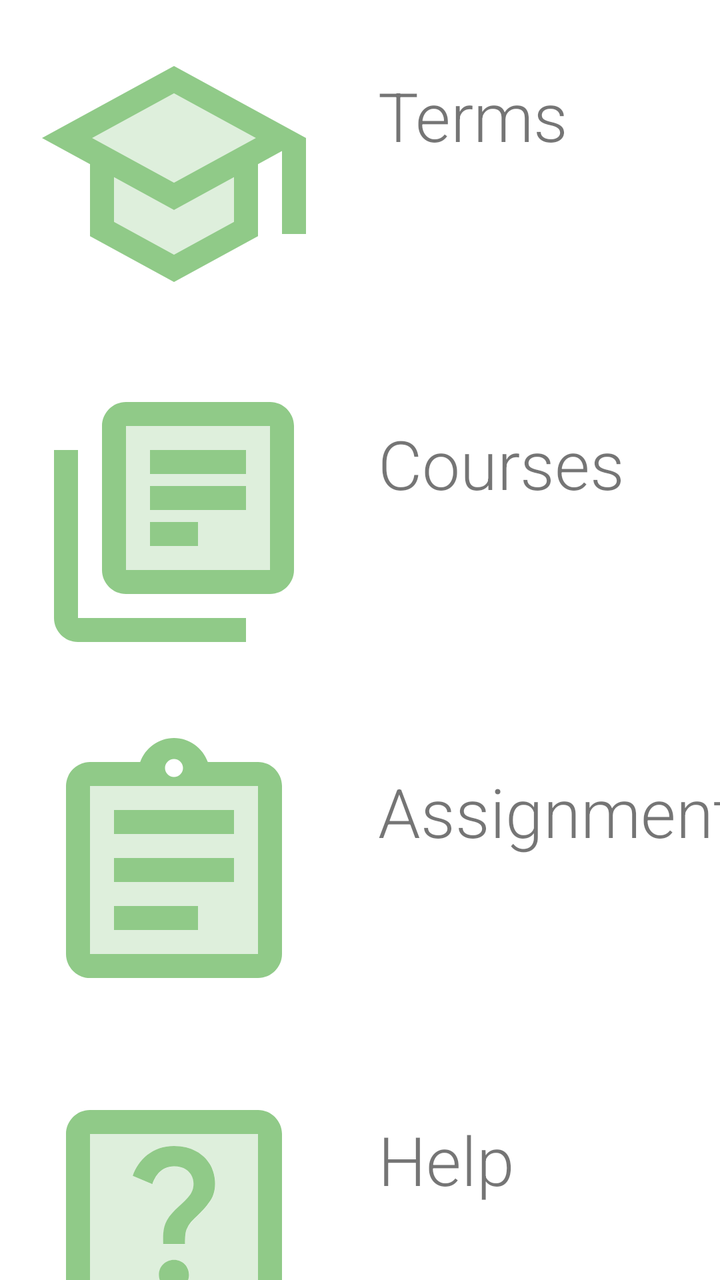
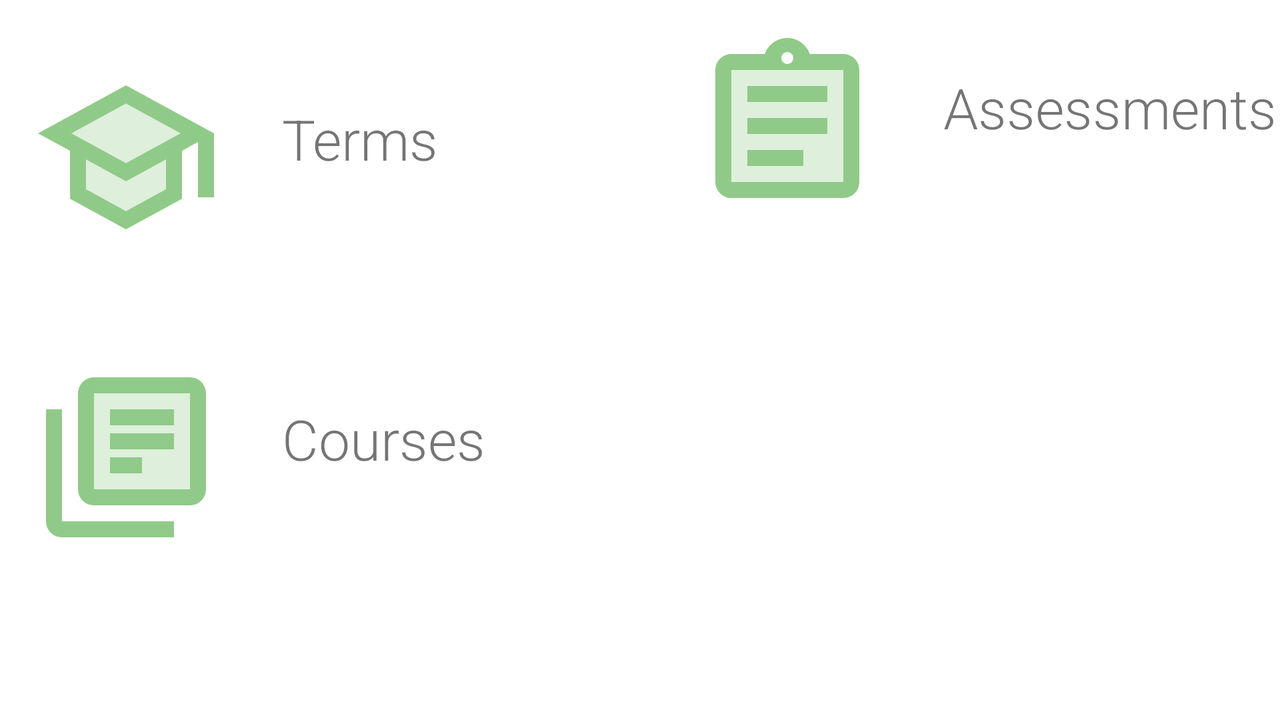

First picture: res/layout/ on a phone held upright. Second picture: the repository's own variant of that layout, on a device whose configuration matches the variant's folder. Source for both follows.
<!-- AndroidManifest.xml: application theme Theme.ABM2_MobileApplication -->
<!-- res/layout/activity_home_screen.xml -->
<?xml version="1.0" encoding="utf-8"?>
<androidx.constraintlayout.widget.ConstraintLayout xmlns:android="http://schemas.android.com/apk/res/android"
    xmlns:app="http://schemas.android.com/apk/res-auto"
    xmlns:tools="http://schemas.android.com/tools"
    android:layout_width="match_parent"
    android:layout_height="match_parent"
    tools:context=".controller.HomeScreenActivity"
    tools:ignore="MissingDefaultResource"
    tools:layout_editor_absoluteX="0dp"
    tools:layout_editor_absoluteY="67dp">

    <TableLayout
        android:layout_height="match_parent"
        android:layout_width="match_parent"
        tools:ignore="MissingConstraints">
        <TableRow
            android:onClick="toTermScreen"
            android:layout_width="match_parent"
            android:layout_height="wrap_content">

            <ImageView
                android:id="@+id/imageView2"
                android:layout_width="144dp"
                android:layout_height="144dp"
                android:layout_margin="15dp"
                app:srcCompat="@drawable/ic_twotone_school_24"
                tools:layout_editor_absoluteX="122dp"
                tools:layout_editor_absoluteY="16dp" />

            <TextView
                android:id="@+id/textView12"
                android:layout_width="match_parent"
                android:layout_height="match_parent"
                android:layout_marginLeft="5dp"
                android:layout_marginTop="25dp"
                android:fontFamily="sans-serif-light"
                android:paddingLeft="10dp"
                android:paddingTop="10dp"
                android:text="Terms"
                android:textAlignment="viewStart"
                android:textSize="34sp"
                android:typeface="normal"
                app:layout_constraintStart_toEndOf="@+id/imageView2"
                tools:layout_editor_absoluteY="60dp" />
        </TableRow>

        <TableRow
            android:layout_width="match_parent"
            android:layout_height="wrap_content"
            android:onClick="toCourseScreen">

            <ImageView
                android:id="@+id/imageView3"
                android:layout_width="144dp"
                android:layout_height="144dp"
                android:layout_margin="15dp"
                app:srcCompat="@drawable/ic_twotone_library_books_24"
                tools:layout_editor_absoluteX="15dp"
                tools:layout_editor_absoluteY="159dp" />

            <TextView
                android:id="@+id/textView13"
                android:layout_width="match_parent"
                android:layout_height="match_parent"
                android:layout_marginLeft="5dp"
                android:layout_marginTop="25dp"
                android:fontFamily="sans-serif-light"
                android:paddingLeft="10dp"
                android:paddingTop="10dp"
                android:text="Courses"
                android:textAlignment="viewStart"
                android:textSize="34sp"
                android:typeface="normal"
                app:layout_constraintStart_toEndOf="@+id/imageView3"
                tools:layout_editor_absoluteY="216dp" />
        </TableRow>
        <TableRow
            android:onClick="toTermScreen"
            android:layout_width="match_parent"
            android:layout_height="wrap_content">

            <ImageView
                android:id="@+id/imageView4"
                android:layout_width="144dp"
                android:layout_height="144dp"
                android:layout_margin="15dp"
                app:srcCompat="@drawable/ic_twotone_assignment_24"
                tools:layout_editor_absoluteX="15dp"
                tools:layout_editor_absoluteY="303dp" />

            <TextView
                android:id="@+id/textView14"
                android:layout_width="match_parent"
                android:layout_height="match_parent"
                android:layout_marginLeft="5dp"
                android:layout_marginTop="25dp"
                android:fontFamily="sans-serif-light"
                android:paddingLeft="10dp"
                android:paddingTop="10dp"
                android:text="Assignments"
                android:textAlignment="viewStart"
                android:textSize="34sp"
                android:typeface="normal"
                app:layout_constraintStart_toEndOf="@+id/imageView4"
                tools:layout_editor_absoluteY="331dp" />
        </TableRow>
        <TableRow
            android:onClick="toTermScreen"
            android:layout_width="match_parent"
            android:layout_height="wrap_content">

            <ImageView
                android:id="@+id/imageView5"
                android:layout_width="144dp"
                android:layout_height="144dp"
                android:layout_margin="15dp"
                android:onClick="toTermScreen"
                app:srcCompat="@drawable/ic_twotone_help_center_24"
                tools:layout_editor_absoluteX="15dp"
                tools:layout_editor_absoluteY="447dp" />

            <TextView
                android:id="@+id/textView15"
                android:layout_width="match_parent"
                android:layout_height="match_parent"
                android:layout_marginLeft="5dp"
                android:fontFamily="sans-serif-light"
                android:paddingLeft="10dp"
                android:paddingTop="10dp"
                android:text="Help"
                android:textAlignment="viewStart"
                android:textSize="34sp"
                android:typeface="normal"
                app:layout_constraintStart_toEndOf="@+id/imageView5"
                tools:layout_editor_absoluteY="399dp"
                android:layout_marginTop="25dp" />
        </TableRow>
    </TableLayout>


</androidx.constraintlayout.widget.ConstraintLayout>
<!-- resources referenced by this layout -->
<resources>
  <!-- drawable ic_twotone_assignment_24 (drawable) -->
  <vector android:height="24dp" android:tint="#90CA88"
      android:viewportHeight="24" android:viewportWidth="24"
      android:width="24dp" xmlns:android="http://schemas.android.com/apk/res/android">
      <path android:fillAlpha="0.3"
          android:fillColor="@android:color/white"
          android:pathData="M5,5v14h14L19,5L5,5zM14,17L7,17v-2h7v2zM17,13L7,13v-2h10v2zM17,9L7,9L7,7h10v2z" android:strokeAlpha="0.3"/>
      <path android:fillColor="@android:color/white" android:pathData="M7,15h7v2L7,17zM7,11h10v2L7,13zM7,7h10v2L7,9zM19,3h-4.18C14.4,1.84 13.3,1 12,1c-1.3,0 -2.4,0.84 -2.82,2L5,3c-0.14,0 -0.27,0.01 -0.4,0.04 -0.39,0.08 -0.74,0.28 -1.01,0.55 -0.18,0.18 -0.33,0.4 -0.43,0.64S3,4.72 3,5v14c0,0.27 0.06,0.54 0.16,0.78s0.25,0.45 0.43,0.64c0.27,0.27 0.62,0.47 1.01,0.55 0.13,0.02 0.26,0.03 0.4,0.03h14c1.1,0 2,-0.9 2,-2L21,5c0,-1.1 -0.9,-2 -2,-2zM12,2.75c0.41,0 0.75,0.34 0.75,0.75s-0.34,0.75 -0.75,0.75 -0.75,-0.34 -0.75,-0.75 0.34,-0.75 0.75,-0.75zM19,19L5,19L5,5h14v14z"/>
  </vector>
  <!-- drawable ic_twotone_library_books_24 (drawable) -->
  <vector android:height="24dp" android:tint="#90CA88"
      android:viewportHeight="24" android:viewportWidth="24"
      android:width="24dp" xmlns:android="http://schemas.android.com/apk/res/android">
      <path android:fillAlpha="0.3"
          android:fillColor="@android:color/white"
          android:pathData="M8,16h12L20,4L8,4v12zM10,6h8v2h-8L10,6zM10,9h8v2h-8L10,9zM10,12h4v2h-4v-2z" android:strokeAlpha="0.3"/>
      <path android:fillColor="@android:color/white" android:pathData="M4,22h14v-2L4,20L4,6L2,6v14c0,1.1 0.9,2 2,2zM6,4v12c0,1.1 0.9,2 2,2h12c1.1,0 2,-0.9 2,-2L22,4c0,-1.1 -0.9,-2 -2,-2L8,2c-1.1,0 -2,0.9 -2,2zM20,16L8,16L8,4h12v12zM10,9h8v2h-8zM10,12h4v2h-4zM10,6h8v2h-8z"/>
  </vector>
  <!-- drawable ic_twotone_school_24 (drawable) -->
  <vector android:height="24dp" android:tint="#90CA88"
      android:viewportHeight="24" android:viewportWidth="24"
      android:width="24dp" xmlns:android="http://schemas.android.com/apk/res/android">
      <path android:fillAlpha="0.3"
          android:fillColor="@android:color/white"
          android:pathData="M7,12.27v3.72l5,2.73 5,-2.73v-3.72L12,15zM5.18,9L12,12.72 18.82,9 12,5.28z" android:strokeAlpha="0.3"/>
      <path android:fillColor="@android:color/white" android:pathData="M12,3L1,9l4,2.18v6L12,21l7,-3.82v-6l2,-1.09L21,17h2L23,9L12,3zM17,15.99l-5,2.73 -5,-2.73v-3.72L12,15l5,-2.73v3.72zM12,12.72L5.18,9 12,5.28 18.82,9 12,12.72z"/>
  </vector>
  <style name="Theme.ABM2_MobileApplication" parent="Theme.MaterialComponents.DayNight.DarkActionBar">
          
          <item name="colorPrimary">@color/primary</item>
          <item name="colorPrimaryVariant">@color/primary_light</item>
          <item name="colorOnPrimary">@color/primary_text</item>
          
          <item name="colorSecondary">@color/secondary</item>
          <item name="colorSecondaryVariant">@color/secondary_light</item>
          <item name="colorOnSecondary">@color/secondary_text</item>
          
          <item name="android:statusBarColor" tools:targetApi="l">?attr/colorPrimaryVariant</item>
          
      </style>
  <color name="primary">#0a872d</color>
  <color name="primary_light">#4fb85a</color>
  <color name="primary_text">#DADADA</color>
  <color name="secondary">#90CA88</color>
  <color name="secondary_light">#DADADA</color>
  <color name="secondary_text">#151515</color>
</resources>
<!-- res/layout-land/activity_home_screen.xml (the repository's variant of the layout above) -->
<!-- drawn on the phone turned sideways -->
<?xml version="1.0" encoding="utf-8"?>
<androidx.constraintlayout.widget.ConstraintLayout xmlns:android="http://schemas.android.com/apk/res/android"
    xmlns:app="http://schemas.android.com/apk/res-auto"
    xmlns:tools="http://schemas.android.com/tools"
    android:layout_width="match_parent"
    android:layout_height="match_parent"
    tools:context=".controller.HomeScreenActivity"
    tools:ignore="MissingDefaultResource"
    tools:layout_editor_absoluteX="0dp"
    tools:layout_editor_absoluteY="0dp">

    <TableLayout
        android:id="@+id/tableLayout"
        android:layout_width="344dp"
        android:layout_height="329dp"
        app:layout_constraintBottom_toBottomOf="parent"
        app:layout_constraintStart_toStartOf="parent"
        app:layout_constraintTop_toTopOf="parent"
        tools:ignore="MissingConstraints">

        <TableRow
            android:layout_width="wrap_content"
            android:layout_height="wrap_content"
            android:onClick="toTermScreen">

            <ImageView
                android:id="@+id/imageView2"
                android:layout_width="96dp"
                android:layout_height="96dp"
                android:layout_margin="15dp"
                app:srcCompat="@drawable/ic_twotone_school_24"
                tools:layout_editor_absoluteX="122dp"
                tools:layout_editor_absoluteY="16dp" />

            <TextView
                android:id="@+id/textView12"
                android:layout_width="213dp"
                android:layout_height="125dp"
                android:layout_marginLeft="5dp"
                android:layout_marginTop="25dp"
                android:fontFamily="sans-serif-light"
                android:paddingLeft="10dp"
                android:paddingTop="10dp"
                android:text="Terms"
                android:textAlignment="viewStart"
                android:textSize="28sp"
                android:typeface="normal"
                app:layout_constraintStart_toEndOf="@+id/imageView2"
                tools:layout_editor_absoluteY="60dp" />
        </TableRow>

        <TableRow
            android:layout_width="match_parent"
            android:layout_height="152dp"
            android:onClick="toCourseScreen">

            <ImageView
                android:id="@+id/imageView3"
                android:layout_width="96dp"
                android:layout_height="96dp"
                android:layout_margin="15dp"
                app:srcCompat="@drawable/ic_twotone_library_books_24"
                tools:layout_editor_absoluteX="15dp"
                tools:layout_editor_absoluteY="159dp" />

            <TextView
                android:id="@+id/textView13"
                android:layout_width="match_parent"
                android:layout_height="122dp"
                android:layout_marginLeft="5dp"
                android:layout_marginTop="25dp"
                android:fontFamily="sans-serif-light"
                android:paddingLeft="10dp"
                android:paddingTop="10dp"
                android:text="Courses"
                android:textAlignment="viewStart"
                android:textSize="28sp"
                android:typeface="normal"
                app:layout_constraintStart_toEndOf="@+id/imageView3"
                tools:layout_editor_absoluteY="216dp" />
        </TableRow>
    </TableLayout>

    <LinearLayout
        android:layout_width="323dp"
        android:layout_height="168dp"
        android:onClick="toAssessmentScreen"
        app:layout_constraintEnd_toEndOf="parent"
        app:layout_constraintStart_toEndOf="@+id/tableLayout"
        app:layout_constraintTop_toTopOf="parent">

        <ImageView
            android:id="@+id/imageView4"
            android:layout_width="96dp"
            android:layout_height="96dp"
            android:layout_margin="15dp"
            app:srcCompat="@drawable/ic_twotone_assignment_24"
            tools:layout_editor_absoluteX="15dp"
            tools:layout_editor_absoluteY="303dp" />

        <TextView
            android:id="@+id/textView14"
            android:layout_width="match_parent"
            android:layout_height="92dp"
            android:layout_marginLeft="5dp"
            android:layout_marginTop="25dp"
            android:fontFamily="sans-serif-light"
            android:paddingLeft="10dp"
            android:paddingTop="10dp"
            android:text="Assessments"
            android:textAlignment="viewStart"
            android:textSize="28sp"
            android:typeface="normal"
            app:layout_constraintStart_toEndOf="@+id/imageView4"
            tools:layout_editor_absoluteY="331dp" />
    </LinearLayout>


</androidx.constraintlayout.widget.ConstraintLayout>
